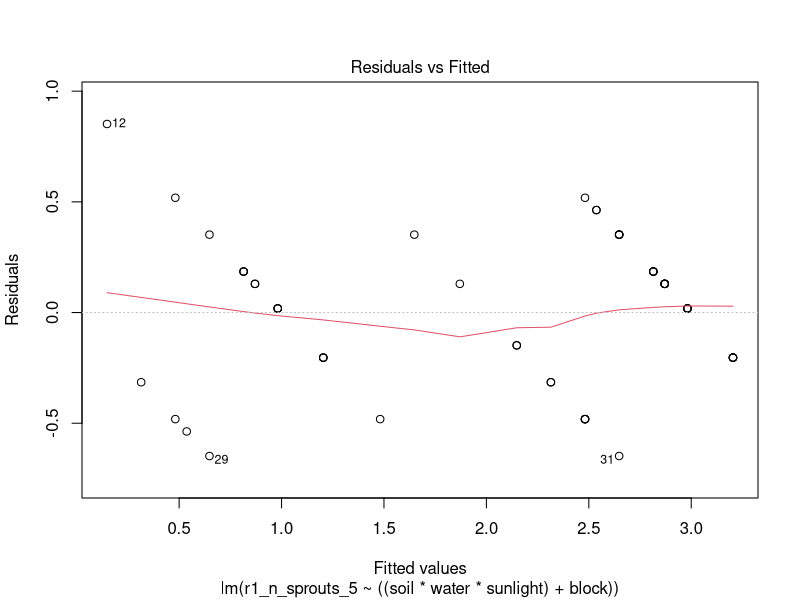
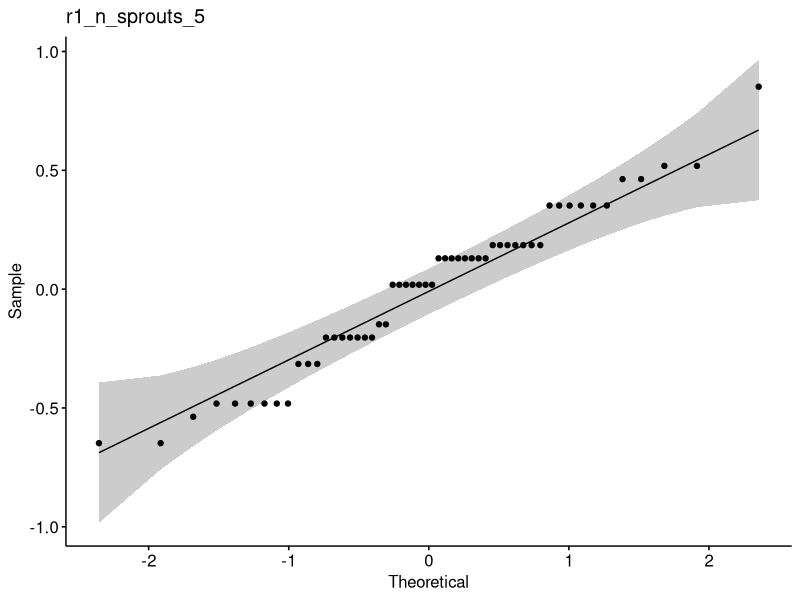
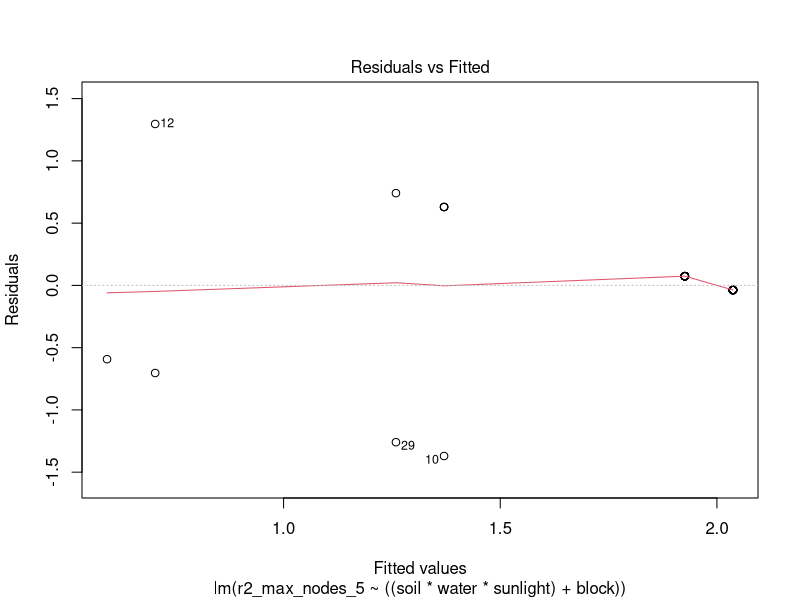
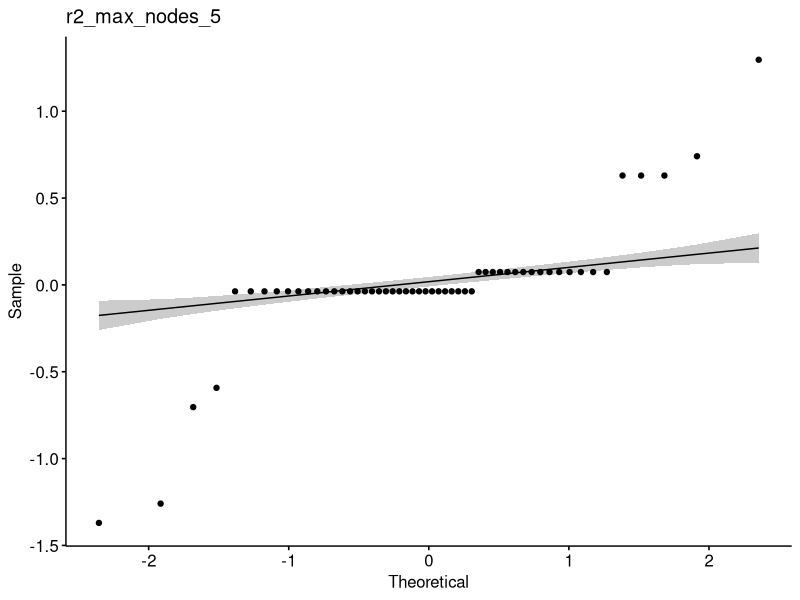
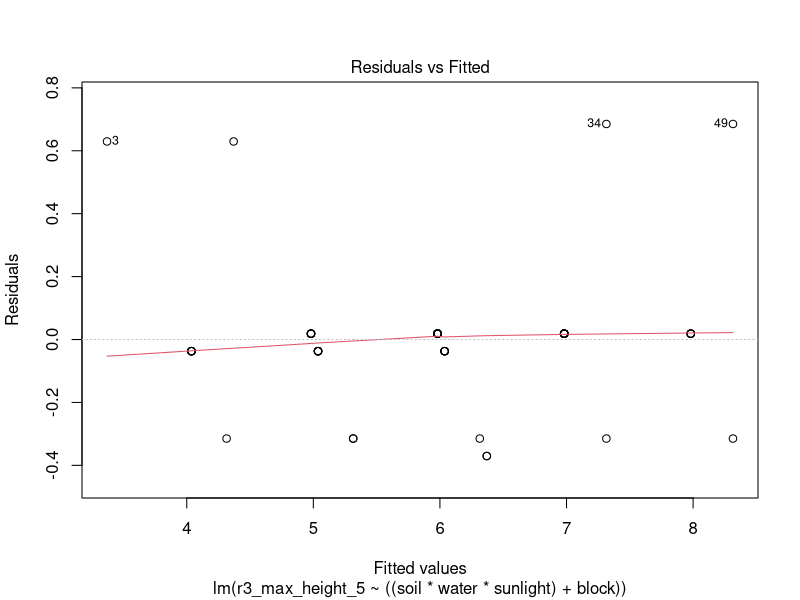
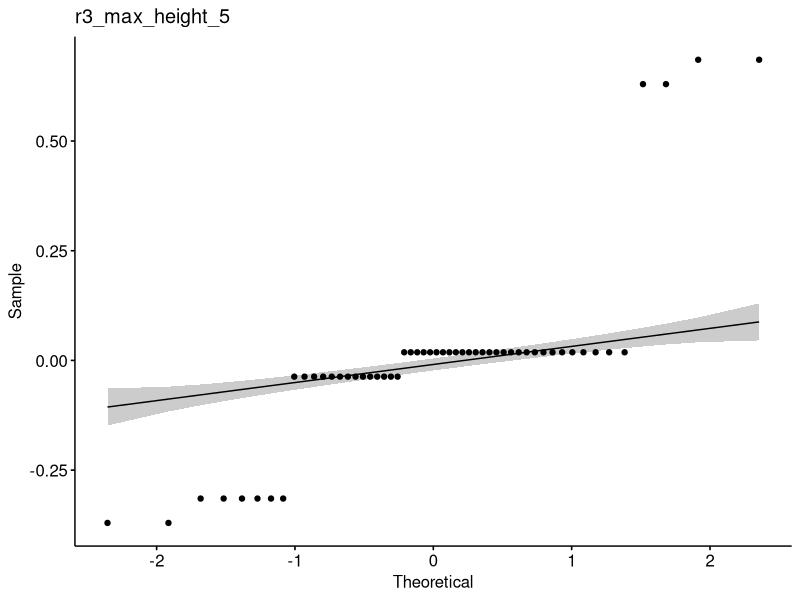
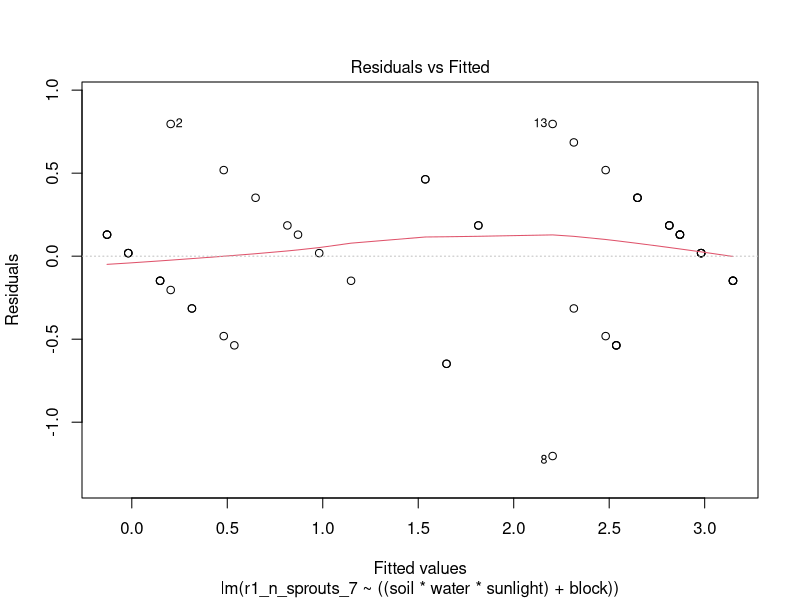
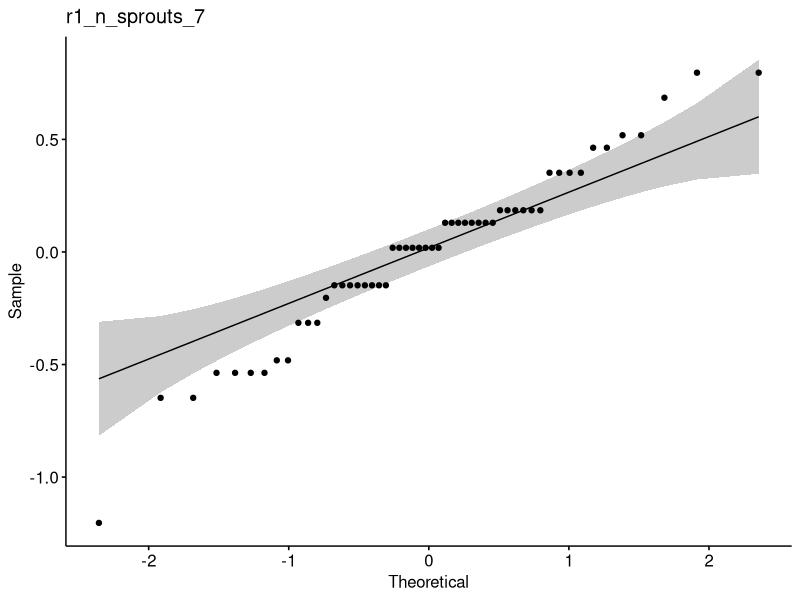

The R script that drew these images, in order:
library(readr)

data = read_csv('data.csv', col_types = cols(experimenter = col_character(),
                                              soil = col_factor(levels = c('1', '2')),
                                              water = col_factor(levels = c('1', '2', '3')),
                                              sunlight= col_factor(levels = c('1', '2', '3'))))
print(data)

# blocking variable
block = data$experimenter

# factors
soil = data$soil
water = data$water
sunlight = data$sunlight

# response variables for day 5
r1_n_sprouts_5 = data$n_sprouts_5
r2_max_nodes_5 = data$max_nodes_5
r3_max_height_5 = data$max_height_5

# response variables for day 7
r1_n_sprouts_7 = data$n_sprouts_7
r2_max_nodes_7 = data$max_nodes_7
r3_max_height_7 = data$max_height_7

# response variables for day 9
r1_n_sprouts_9 = data$n_sprouts_9
r2_max_nodes_9 = data$max_nodes_9
r3_max_height_9 = data$max_height_9


# ANOVA and linear models for day 5
model_n_sprouts_5 = lm(r1_n_sprouts_5~((soil*water*sunlight)+block))
anova(model_n_sprouts_5)
summary(model_n_sprouts_5)
model_max_nodes_5 = lm(r2_max_nodes_5~((soil*water*sunlight)+block))
anova(model_max_nodes_5)
summary(model_max_nodes_5)
model_max_height_5 = lm(r3_max_height_5~((soil*water*sunlight)+block))
anova(model_max_height_5)
summary(model_max_height_5)

# ANOVA and linear models for day 7
model_n_sprouts_7 = lm(r1_n_sprouts_7~((soil*water*sunlight)+block))
anova(model_n_sprouts_7)
summary(model_n_sprouts_7)
model_max_nodes_7 = lm(r2_max_nodes_7~((soil*water*sunlight)+block))
anova(model_max_nodes_7)
summary(model_max_nodes_7)
model_max_height_7 = lm(r3_max_height_7~((soil*water*sunlight)+block))
anova(model_max_height_7)
summary(model_max_height_7)

# ANOVA and linear models for day 9
model_n_sprouts_9 = lm(r1_n_sprouts_9~((soil*water*sunlight)+block))
anova(model_n_sprouts_9)
summary(model_n_sprouts_9)
model_max_nodes_9 = lm(r2_max_nodes_9~((soil*water*sunlight)+block))
anova(model_max_nodes_9)
summary(model_max_nodes_9)
model_max_height_9 = lm(r3_max_height_9~((soil*water*sunlight)+block))
anova(model_max_height_9)
summary(model_max_height_9)


# residual and QQ plots
library(ggplot2)
library(ggpubr)

# day 5
# response: r1_n_sprouts_5
plot(model_n_sprouts_5, 1)
ggqqplot(residuals(model_n_sprouts_5), title='r1_n_sprouts_5')
# response: r2_max_nodes_5
plot(model_max_nodes_5, 1)
ggqqplot(residuals(model_max_nodes_5), title='r2_max_nodes_5')
# response: r3_max_height_5
plot(model_max_height_5, 1)
ggqqplot(residuals(model_max_height_5), title='r3_max_height_5')

# day 7
# response: r1_n_sprouts_7
plot(model_n_sprouts_7, 1)
ggqqplot(residuals(model_n_sprouts_7), title='r1_n_sprouts_7')
# response: r2_max_nodes_7
plot(model_max_nodes_7, 1)
ggqqplot(residuals(model_max_nodes_7), title='r2_max_nodes_7')
# response: r3_max_height_7
plot(model_max_height_7, 1)
ggqqplot(residuals(model_max_height_7), title='r3_max_height_7')

# day 9
# response: r1_n_sprouts_9
plot(model_n_sprouts_9, 1)
ggqqplot(residuals(model_n_sprouts_9), title='r1_n_sprouts_9')
# response: r2_max_nodes_9
plot(model_max_nodes_9, 1)
ggqqplot(residuals(model_max_nodes_9), title='r2_max_nodes_9')
# response: r3_max_height_9
plot(model_max_height_9, 1)
ggqqplot(residuals(model_max_height_9), title='r3_max_height_9')


# interaction plots
soil = as.ordered(soil)
water = as.ordered(water)
sunlight = as.ordered(sunlight)

# day 5
# response: r1_n_sprouts_5
interaction.plot(x.factor=water, trace.factor=soil, response=r1_n_sprouts_5, fun=mean, type='b', col=c('blue', 'green', 'red'), pch=c(19, 17, 15), fixed=TRUE, leg.bty='o')
interaction.plot(x.factor=sunlight, trace.factor=soil, response=r1_n_sprouts_5, fun=mean, type='b', col=c('blue', 'green', 'red'), pch=c(19, 17, 15), fixed=TRUE, leg.bty='o')
interaction.plot(x.factor=sunlight, trace.factor=water, response=r1_n_sprouts_5, fun=mean, type='b', col=c('blue', 'green', 'red'), pch=c(19, 17, 15), fixed=TRUE, leg.bty='o')
# response: r2_max_nodes_5
interaction.plot(x.factor=water, trace.factor=soil, response=r2_max_nodes_5, fun=mean, type='b', col=c('blue', 'green', 'red'), pch=c(19, 17, 15), fixed=TRUE, leg.bty='o')
interaction.plot(x.factor=sunlight, trace.factor=soil, response=r2_max_nodes_5, fun=mean, type='b', col=c('blue', 'green', 'red'), pch=c(19, 17, 15), fixed=TRUE, leg.bty='o')
interaction.plot(x.factor=sunlight, trace.factor=water, response=r2_max_nodes_5, fun=mean, type='b', col=c('blue', 'green', 'red'), pch=c(19, 17, 15), fixed=TRUE, leg.bty='o')
# response: r3_max_height_5
interaction.plot(x.factor=water, trace.factor=soil, response=r3_max_height_5, fun=mean, type='b', col=c('blue', 'green', 'red'), pch=c(19, 17, 15), fixed=TRUE, leg.bty='o')
interaction.plot(x.factor=sunlight, trace.factor=soil, response=r3_max_height_5, fun=mean, type='b', col=c('blue', 'green', 'red'), pch=c(19, 17, 15), fixed=TRUE, leg.bty='o')
interaction.plot(x.factor=sunlight, trace.factor=water, response=r3_max_height_5, fun=mean, type='b', col=c('blue', 'green', 'red'), pch=c(19, 17, 15), fixed=TRUE, leg.bty='o')
# day 7
# response: r1_n_sprouts_7
interaction.plot(x.factor=water, trace.factor=soil, response=r1_n_sprouts_7, fun=mean, type='b', col=c('blue', 'green', 'red'), pch=c(19, 17, 15), fixed=TRUE, leg.bty='o')
interaction.plot(x.factor=sunlight, trace.factor=soil, response=r1_n_sprouts_7, fun=mean, type='b', col=c('blue', 'green', 'red'), pch=c(19, 17, 15), fixed=TRUE, leg.bty='o')
interaction.plot(x.factor=sunlight, trace.factor=water, response=r1_n_sprouts_7, fun=mean, type='b', col=c('blue', 'green', 'red'), pch=c(19, 17, 15), fixed=TRUE, leg.bty='o')
# response: r2_max_nodes_7
interaction.plot(x.factor=water, trace.factor=soil, response=r2_max_nodes_7, fun=mean, type='b', col=c('blue', 'green', 'red'), pch=c(19, 17, 15), fixed=TRUE, leg.bty='o')
interaction.plot(x.factor=sunlight, trace.factor=soil, response=r2_max_nodes_7, fun=mean, type='b', col=c('blue', 'green', 'red'), pch=c(19, 17, 15), fixed=TRUE, leg.bty='o')
interaction.plot(x.factor=sunlight, trace.factor=water, response=r2_max_nodes_7, fun=mean, type='b', col=c('blue', 'green', 'red'), pch=c(19, 17, 15), fixed=TRUE, leg.bty='o')
# response: r3_max_height_7
interaction.plot(x.factor=water, trace.factor=soil, response=r3_max_height_7, fun=mean, type='b', col=c('blue', 'green', 'red'), pch=c(19, 17, 15), fixed=TRUE, leg.bty='o')
interaction.plot(x.factor=sunlight, trace.factor=soil, response=r3_max_height_7, fun=mean, type='b', col=c('blue', 'green', 'red'), pch=c(19, 17, 15), fixed=TRUE, leg.bty='o')
interaction.plot(x.factor=sunlight, trace.factor=water, response=r3_max_height_7, fun=mean, type='b', col=c('blue', 'green', 'red'), pch=c(19, 17, 15), fixed=TRUE, leg.bty='o')
# day 9
# response: r1_n_sprouts_9
interaction.plot(x.factor=water, trace.factor=soil, response=r1_n_sprouts_9, fun=mean, type='b', col=c('blue', 'green', 'red'), pch=c(19, 17, 15), fixed=TRUE, leg.bty='o')
interaction.plot(x.factor=sunlight, trace.factor=soil, response=r1_n_sprouts_9, fun=mean, type='b', col=c('blue', 'green', 'red'), pch=c(19, 17, 15), fixed=TRUE, leg.bty='o')
interaction.plot(x.factor=sunlight, trace.factor=water, response=r1_n_sprouts_9, fun=mean, type='b', col=c('blue', 'green', 'red'), pch=c(19, 17, 15), fixed=TRUE, leg.bty='o')
# response: r2_max_nodes_9
interaction.plot(x.factor=water, trace.factor=soil, response=r2_max_nodes_9, fun=mean, type='b', col=c('blue', 'green', 'red'), pch=c(19, 17, 15), fixed=TRUE, leg.bty='o')
interaction.plot(x.factor=sunlight, trace.factor=soil, response=r2_max_nodes_9, fun=mean, type='b', col=c('blue', 'green', 'red'), pch=c(19, 17, 15), fixed=TRUE, leg.bty='o')
interaction.plot(x.factor=sunlight, trace.factor=water, response=r2_max_nodes_9, fun=mean, type='b', col=c('blue', 'green', 'red'), pch=c(19, 17, 15), fixed=TRUE, leg.bty='o')
# response: r3_max_height_9
interaction.plot(x.factor=water, trace.factor=soil, response=r3_max_height_9, fun=mean, type='b', col=c('blue', 'green', 'red'), pch=c(19, 17, 15), fixed=TRUE, leg.bty='o')
interaction.plot(x.factor=sunlight, trace.factor=soil, response=r3_max_height_9, fun=mean, type='b', col=c('blue', 'green', 'red'), pch=c(19, 17, 15), fixed=TRUE, leg.bty='o')
interaction.plot(x.factor=sunlight, trace.factor=water, response=r3_max_height_9, fun=mean, type='b', col=c('blue', 'green', 'red'), pch=c(19, 17, 15), fixed=TRUE, leg.bty='o')
